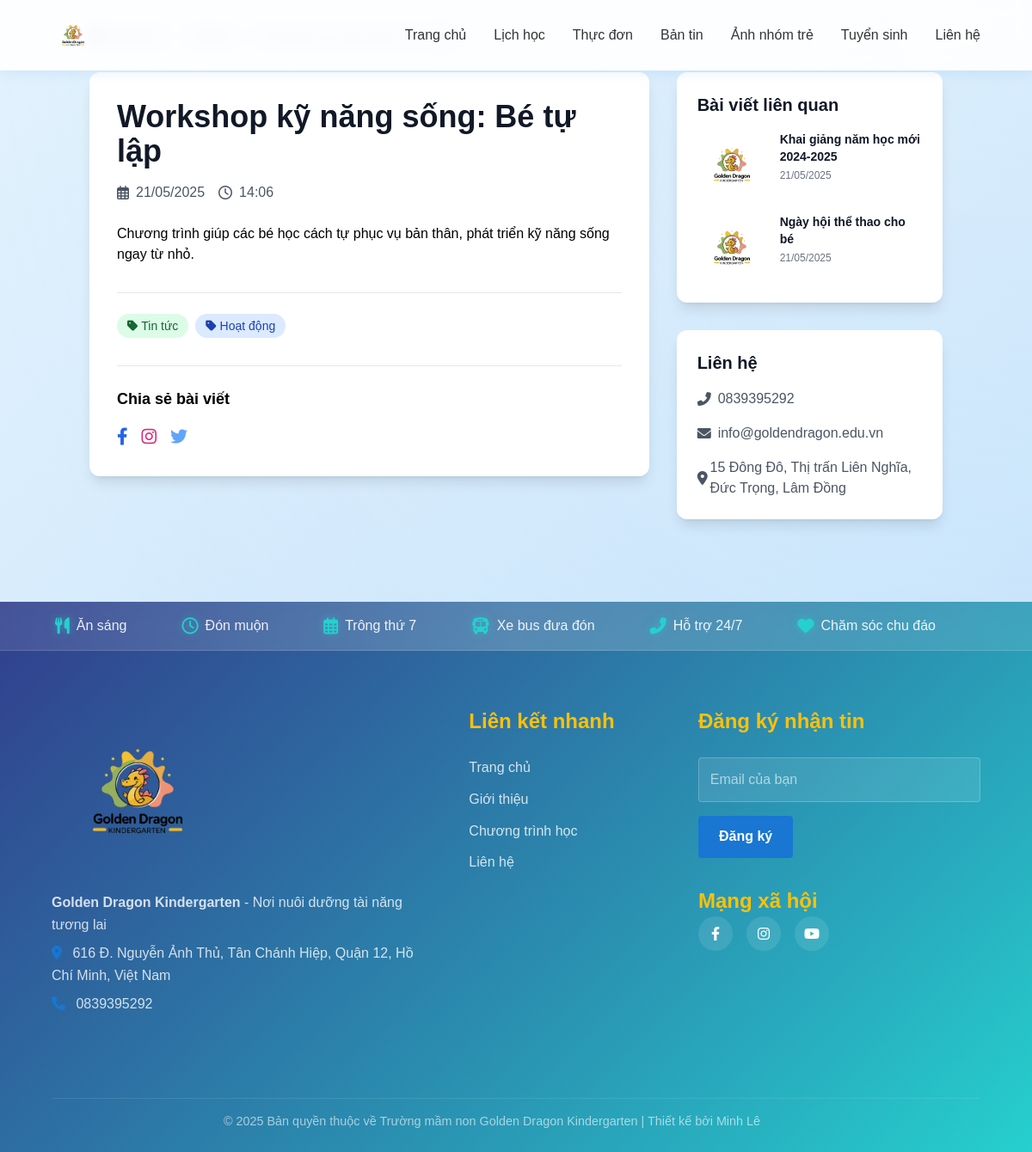
Screenshot of /ban-tin/3 with the database file from the repository.
### tables this page shows
CREATE TABLE IF NOT EXISTS posts (
    id INT AUTO_INCREMENT PRIMARY KEY,
    title VARCHAR(255) NOT NULL,
    content TEXT NOT NULL,
    image VARCHAR(255) DEFAULT NULL,
    status ENUM('draft', 'published') NOT NULL DEFAULT 'draft',
    created_at DATETIME DEFAULT CURRENT_TIMESTAMP,
    updated_at DATETIME DEFAULT CURRENT_TIMESTAMP ON UPDATE CURRENT_TIMESTAMP
);

### includes/Database.php (called while the page is built, shortened)
<?php
class Database {
    private $host = 'localhost';
    private $db_name = 'rongvang';
    private $username = 'root';
    private $password = '';
    private $conn;
    private static $instance = null;
    private function __construct() {
        try {
            $this->conn = new PDO(
                "mysql:host={$this->host};dbname={$this->db_name};charset=utf8mb4",
                $this->username,
                $this->password,
                [
                    PDO::ATTR_ERRMODE => PDO::ERRMODE_EXCEPTION,
                    PDO::ATTR_DEFAULT_FETCH_MODE => PDO::FETCH_ASSOC,
                    PDO::ATTR_EMULATE_PREPARES => false,
                    PDO::MYSQL_ATTR_INIT_COMMAND => "SET NAMES utf8mb4"
                ]
            );
        } catch (PDOException $e) {
            error_log("Database Connection Error: " . $e->getMessage());
            throw new Exception("Database connection failed: " . $e->getMessage());
        }
    }
    public static function getInstance() {
        if (self::$instance === null) {
            self::$instance = new self();
        }
        return self::$instance;
    }
    public function getConnection() {
        return $this->conn;
    }
}

### models/Post.php (called while the page is built, shortened)
<?php
require_once __DIR__ . '/../includes/Database.php';
class Post {
    private $db;
    public function __construct() {
        try {
            $this->db = Database::getInstance()->getConnection();
        } catch (Exception $e) {
            error_log("Post Model Error: " . $e->getMessage());
            throw new Exception("Failed to initialize model");
        }
    }
    public function getById($id) {
        try {
            $sql = "SELECT * FROM posts WHERE id = :id";
            $stmt = $this->db->prepare($sql);
            $stmt->bindParam(':id', $id);
            $stmt->execute();
            return $stmt->fetch(PDO::FETCH_ASSOC);
        } catch (Exception $e) {
            error_log("Get Post Error: " . $e->getMessage());
            return false;
        }
    }
    public function getRecent($limit = 5) {
        try {
            $query = "SELECT * FROM posts ORDER BY created_at DESC LIMIT :limit";
            $stmt = $this->db->prepare($query);
            $stmt->bindParam(':limit', $limit, PDO::PARAM_INT);
            $stmt->execute();
            return $stmt->fetchAll(PDO::FETCH_ASSOC);
        } catch (Exception $e) {
            error_log("Get Recent Posts Error: " . $e->getMessage());
            return [];
        }
    }
}

### views/pages/ban-tin-detail.php (the view, shortened to what this page needs)
<?php
require_once __DIR__ . '/../layouts/header.php';
$postId = isset($_GET['id']) ? (int)$_GET['id'] : 0;
require_once __DIR__ . '/../../models/Post.php';
$postModel = new Post();
$post = $postModel->getById($postId);
$relatedPosts = $postModel->getRecent(3);
?>
<main class="container mx-auto py-8 px-4">
    <nav class="flex mb-8 text-sm">
        <ol class="inline-flex items-center space-x-1 md:space-x-3">
            <li class="inline-flex items-center">
                <a href="/RongVang" class="text-gray-700 hover:text-green-600">
                </a>
            </li>
            <li>
                <div class="flex items-center">
                    <a href="/RongVang/ban-tin" class="text-gray-700 hover:text-green-600">Bản tin</a>
                </div>
            </li>
            <li>
                <div class="flex items-center">
                    <span class="text-gray-500"><?php echo htmlspecialchars($post['title']); ?></span>
                </div>
            </li>
        </ol>
    </nav>
    <div class="grid grid-cols-1 lg:grid-cols-3 gap-8">
        <div class="lg:col-span-2">
            <article class="bg-white rounded-xl shadow-lg overflow-hidden">
                <div class="p-8">
                    <h1 class="text-3xl md:text-4xl font-bold text-gray-900 mb-4">
                        <?php echo htmlspecialchars($post['title']); ?>
                    </h1>
                    <div class="flex items-center text-gray-600 mb-6">
                        <span class="flex items-center mr-4">
                            <i class="far fa-calendar-alt mr-2"></i>
                            <?php echo date('d/m/Y', strtotime($post['created_at'])); ?>
                        </span>
                        <span class="flex items-center">
                            <i class="far fa-clock mr-2"></i>
                            <?php echo date('H:i', strtotime($post['created_at'])); ?>
                        </span>
                    </div>
                    <div class="prose prose-lg max-w-none">
                        <?php echo $post['content']; ?>
                    </div>
                    <div class="mt-8 pt-6 border-t border-gray-200">
                        <div class="flex flex-wrap gap-2">
                            <span class="px-3 py-1 bg-green-100 text-green-800 rounded-full text-sm">
                                <i class="fas fa-tag mr-1"></i>Tin tức
                            </span>
                            <span class="px-3 py-1 bg-blue-100 text-blue-800 rounded-full text-sm">
                                <i class="fas fa-tag mr-1"></i>Hoạt động
                            </span>
                        </div>
                    </div>
                    <div class="mt-8 pt-6 border-t border-gray-200">
                        <h3 class="text-lg font-semibold mb-4">Chia sẻ bài viết</h3>
                        <div class="flex space-x-4">
                            <a href="#" class="text-blue-600 hover:text-blue-800">
                                <i class="fab fa-facebook-f text-xl"></i>
                            </a>
                            <a href="#" class="text-pink-600 hover:text-pink-800">
                                <i class="fab fa-instagram text-xl"></i>
                            </a>
                            <a href="#" class="text-blue-400 hover:text-blue-600">
                                <i class="fab fa-twitter text-xl"></i>
                            </a>
                        </div>
                    </div>
                </div>
            </article>
        </div>
        <div class="lg:col-span-1">
            <div class="bg-white rounded-xl shadow-lg p-6 mb-8">
                <h3 class="text-xl font-bold text-gray-900 mb-4">Bài viết liên quan</h3>
                <div class="space-y-4">
                    <?php foreach ($relatedPosts as $relatedPost): ?>
                        <?php if ($relatedPost['id'] != $post['id']): ?>
                        <a href="/RongVang/ban-tin/<?php echo $relatedPost['id']; ?>"
                           class="block group">
                            <div class="flex items-start space-x-4">
                                <?php if ($relatedPost['image']): ?>
                                <img src="/RongVang/<?php echo htmlspecialchars($relatedPost['image']); ?>"
                                     alt="<?php echo htmlspecialchars($relatedPost['title']); ?>"
                                     class="w-20 h-20 object-cover rounded-lg">
                                <?php else: ?>
                                <img src="/RongVang/asset/img/logo.png"
                                     alt="<?php echo htmlspecialchars($relatedPost['title']); ?>"
                                     class="w-20 h-20 object-cover rounded-lg">
                                <?php endif; ?>
                                <div>
                                    <h4 class="text-sm font-semibold text-gray-900 group-hover:text-green-600">
                                        <?php echo htmlspecialchars($relatedPost['title']); ?>
                                    </h4>
                                    <p class="text-xs text-gray-500 mt-1">
                                        <?php echo date('d/m/Y', strtotime($relatedPost['created_at'])); ?>
                                    </p>
                                </div>
                            </div>
                        </a>
                        <?php endif; ?>
                    <?php endforeach; ?>
                </div>
            </div>
            <div class="bg-white rounded-xl shadow-lg p-6">
                <h3 class="text-xl font-bold text-gray-900 mb-4">Liên hệ</h3>
                <div class="space-y-4">
                    <div class="flex items-center text-gray-600">
                        <i class="fas fa-phone-alt w-6"></i>
                        <span>0839395292</span>
                    </div>
                    <div class="flex items-center text-gray-600">
                        <i class="fas fa-envelope w-6"></i>
                        <span>info@goldendragon.edu.vn</span>
                    </div>
                    <div class="flex items-center text-gray-600">
                        <i class="fas fa-map-marker-alt w-6"></i>
                        <span>15 Đông Đô, Thị trấn Liên Nghĩa, Đức Trọng, Lâm Đồng</span>
                    </div>
                </div>
            </div>
        </div>
    </div>
</main>
<?php require_once __DIR__ . '/../layouts/footer.php'; ?>

### asset/css/home.css (style rules this page uses)
:root { --primary-color: #1976D2; --primary-light: #BBDEFB; --primary-dark: #0D47A1; --accent-color: #1976D2; --accent-dark: #0D47A1; }
body { margin: 0; font-family: Arial, sans-serif; overflow-x: hidden; background: linear-gradient(135deg, #E3F2FD 0%, #BBDEFB 100%); min-height: 100vh; position: relative; }
body::before { content: ''; position: fixed; top: 0; left: 0; width: 100%; height: 100%; z-index: -1; background: radial-gradient(circle at top right, rgba(255,255,255,0.2) 0%, transparent 70%); }
nav { display: flex; gap: 2rem; }
nav a { text-decoration: none; color: #333; font-weight: 500; transition: color 0.3s; }

### rows the page displays
posts: title "Workshop kỹ năng sống: Bé tự lập", created_at "21/05/2025", created_at "14:06", content "Chương trình giúp các bé học cách tự phục vụ bản thân, phát triển kỹ năng sống ngay từ nhỏ."
posts: title "Khai giảng năm học mới 2024-2025", created_at "21/05/2025"
posts: title "Ngày hội thể thao cho bé", created_at "21/05/2025"
